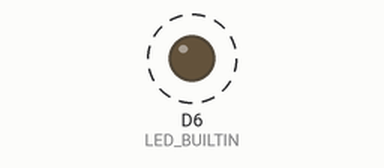
Recording of a sketch running on a simulated Arduino MKR. On the bench: output pins drawn as LEDs (lit = HIGH). Dashed ring = blinking. WiFi joins after 1.5 s; servers stay silent unless stated; the local clock reads 2024-03-15 10:24:30 at power-on unless the sketch sets it; web services answer with replies made up by the test bench; what the sketch prints to the serial monitor is not drawn.

Above: at 0.4 s.
Timing chart, 0 to 1.9 s (numbered marks = the images above):
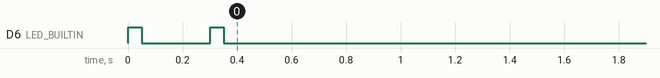

The sketch:

MKR1000_PushOver_WakeUp.ino
```cpp
#include "arduino_secrets.h"
#include <SPI.h>
#include <WiFi101.h>
#include <RTCZero.h>

char* ssid     = SECRET_SSID;
char* password = SECRET_PW;

// Pushover settings
char pushoversite[] = "api.pushover.net";
char apitoken[] = "aeneokkaiz6iywxhpzigzug9khzi33";
char userkey [] = "uojfahpyozqtj6gbgccg61e5jngg93";

int length;

WiFiClient client;

/* Create an rtc object */
RTCZero rtc;

/* Change these values to define the wakeup periode */
byte wakeupSeconds = 0;
byte wakeupMinutes = 1;
byte wakeupHours = 0;

/* Change these values to set the current initial time */
const byte seconds = 0;
const byte minutes = 0;
const byte hours = 0;

/* Change these values to set the current initial date */
const byte day = 1;
const byte month = 1;
const byte year = 2018;

bool matched = true;

void setup()
{
  pinMode(LED_BUILTIN, OUTPUT);
  digitalWrite(LED_BUILTIN, LOW);

  rtc.begin();

  rtc.setTime(hours, minutes, seconds);
  rtc.setDate(day, month, year);

  rtc.setAlarmTime(hours + wakeupHours, minutes + wakeupMinutes, seconds + wakeupSeconds);
  rtc.enableAlarm(rtc.MATCH_HHMMSS);

  rtc.attachInterrupt(alarmMatch);
}

void loop() {
  if (matched) {
    matched = false;
    //---------------------------------------
    // Include appplication code here
    run_application();
    //---------------------------------------

    rtc.setTime(hours, minutes, seconds);
    rtc.setAlarmTime(hours + wakeupHours, minutes + wakeupMinutes, seconds + wakeupSeconds);
    rtc.standbyMode();    // Sleep until next alarm match
  }
}

void alarmMatch() {
  matched = true;
}
```

application.ino
```cpp
// This file contains the application code

void run_application()
{
  heartbeat();
  WiFi.noLowPowerMode();
  WiFi.begin(ssid, password);
  while (WiFi.status() != WL_CONNECTED)
  {
    heartbeat();
  }

  String sTemp = "22.2";  // place here a sensor value
  String sHum = "55";     // place here a sensor value

  String message = sTemp + " degree celsius\r\n" + sHum + " percent r.H.";
  int len = message.length();
  char charBuf[len+1];
  message.toCharArray(charBuf, len+1);
  pushover(charBuf,0);

  WiFi.end();
}
```

arduino_secrets.h
```cpp
#define SECRET_SSID ""
#define SECRET_PW ""
```

functions.ino
```cpp
// This file contains several functions used in the application

void heartbeat()
{
  digitalWrite(LED_BUILTIN, HIGH);
  delay(50);
  digitalWrite(LED_BUILTIN, LOW);
  delay(250);

  digitalWrite(LED_BUILTIN, HIGH);
  delay(50);
  digitalWrite(LED_BUILTIN, LOW);
  delay(250);
}

byte pushover(char *pushovermessage, int priority)
{
  String message = pushovermessage;

  length = 113 + message.length();

  if(client.connect(pushoversite,80))
  {
    client.println("POST /1/messages.json HTTP/1.1");
    client.println("Host: api.pushover.net");
    client.println("Connection: close\r\nContent-Type: application/x-www-form-urlencoded");
    client.print("Content-Length: ");
    client.print(length);
    client.println("\r\n");;
    client.print("token=");
    client.print(apitoken);
    client.print("&user=");
    client.print(userkey);
    client.print("&message=");
    client.print(message);
    client.print("&priority=");
    client.print(priority);
    client.print("&retry=60");
    client.print("&expire=3600");
    while(client.connected())
    {
      while(client.available())
      {
        char ch = client.read();
        Serial.write(ch);
      }
    }
    client.stop();
  }
}
```

Measured:
- by itself, D6 (LED_BUILTIN): alternates HIGH for 0.05 s and LOW for 0.25 s, 4 changes in all, then stays LOW
